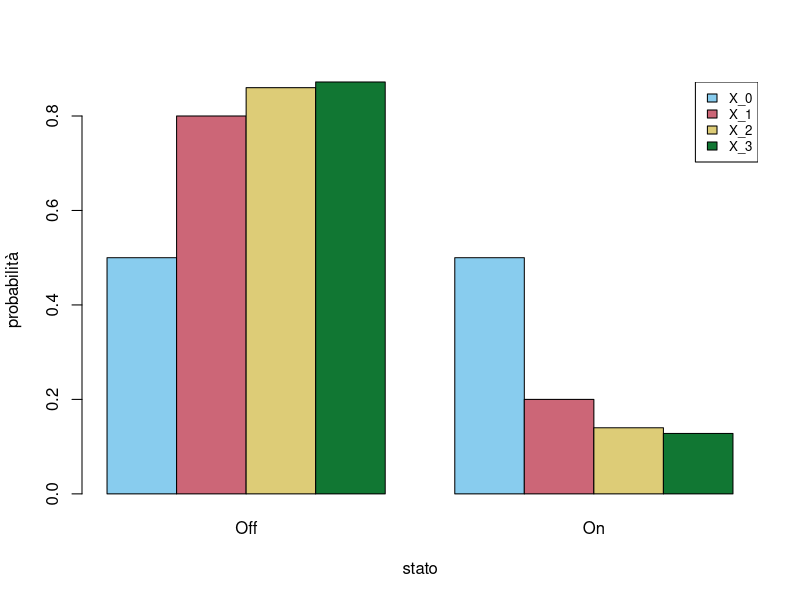
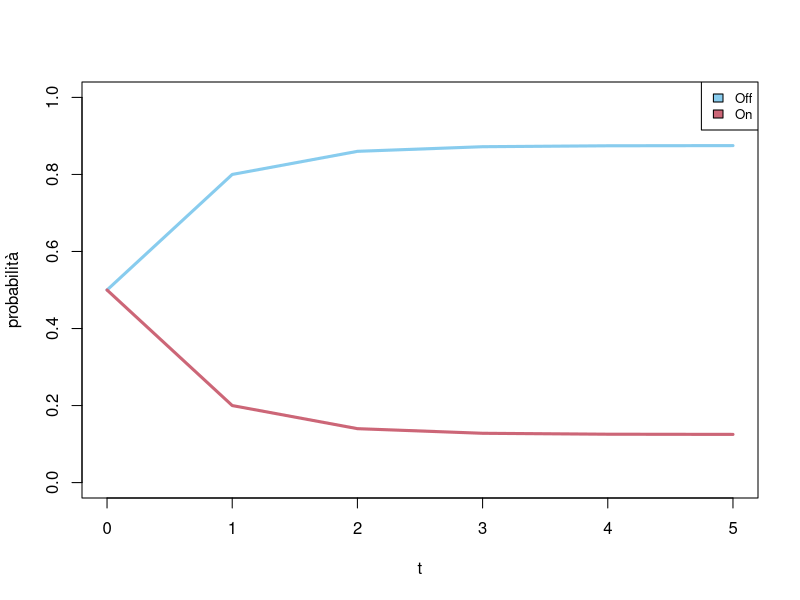
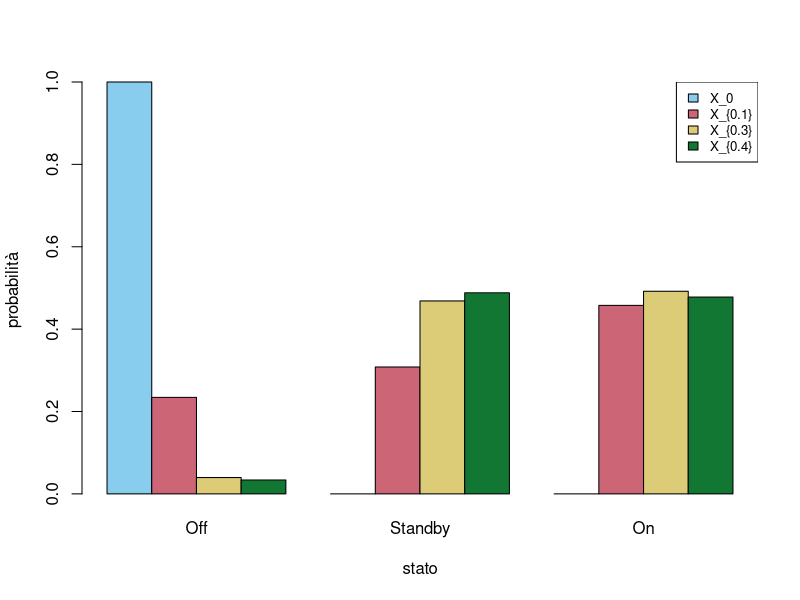
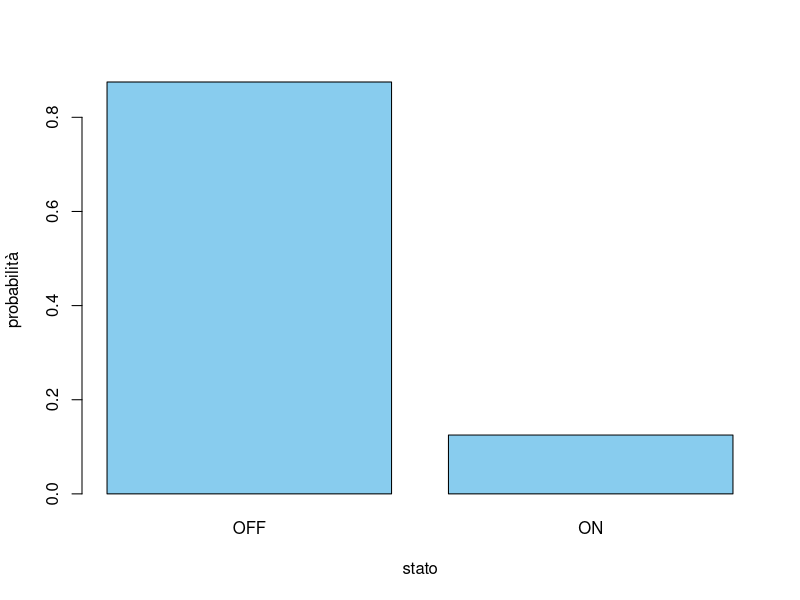
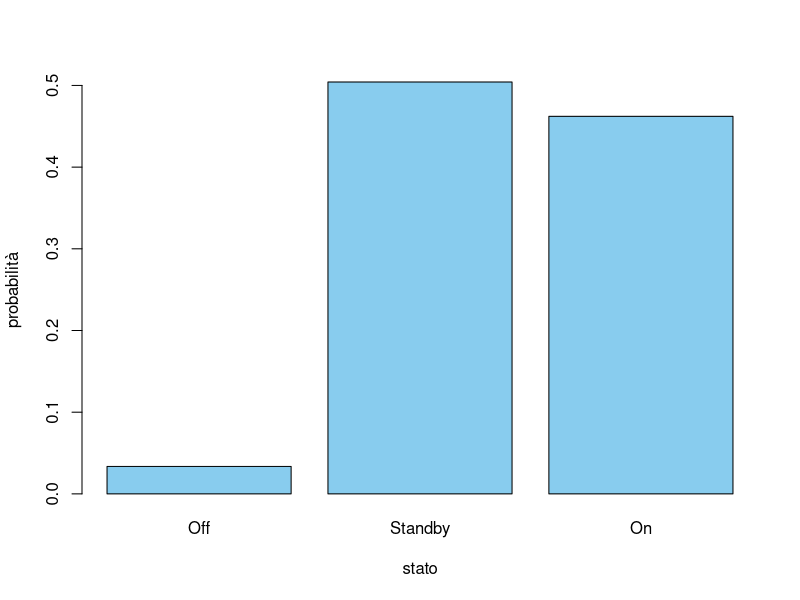

The R source for these figures, in order:
## ---- chunk 1

miei_colori  = c("#88CCEE", "#CC6677", "#DDCC77", "#117733", "#332288", "#AA4499", "#888888")

#Parametri globali
knitr::opts_chunk$set(dev = if (knitr::is_latex_output()) 'cairo_pdf' else 'svg', fig.width = 5, fig.align = 'center', tidy=FALSE)
if (knitr::is_latex_output()) options(width = 60)
## ---- chunk 2

# rappresentiamo lo stato iniziale  come un vettore riga

dens_0 <- matrix( c(1/2,1/2), nrow=1)

# definiamo la matrice di transizione

Q = matrix( c(0.9, 0.1, 0.7,0.3 ), nrow=2, byrow=TRUE)

# otteniamo le densità marginali tramite prodotto vettore*matrice

dens_1 = dens_0 %*% Q
dens_2 = dens_1 %*% Q
dens_3 = dens_2 %*% Q

# al solito per rappresentarle in un singolo grafico costruiamo una matrice a partire dalle densità (ciascuna densità è una riga)

dens_matrice <- rbind(dens_0, dens_1, dens_2, dens_3)

# Plottiamo il diagramma a barre

alternative = c("Off", "On")
colori = miei_colori[1:4]

barplot( dens_matrice, beside=TRUE, col=colori, names.arg=alternative, ylab="probabilità", xlab="stato")

# Aggiungiamo una legenda

legend('topright', fill=colori, legend=c("X_0", "X_1", "X_2", "X_3"), cex=0.8)

## ---- chunk 3


t = seq(0,5, by=1)

dens = dens_0
dens_matrice = dens_0

for(iter in 2:length(t)){
  dens = dens %*% Q
  dens_matrice = rbind( dens_matrice, dens)
}

plot( t, dens_matrice[,1], col=miei_colori[1], ylim=c(0,1), ylab='probabilità', type='l', lwd=3)
lines( t, dens_matrice[,2], col=miei_colori[2],type='l', lwd=3)



legend('topright', fill=colori, legend=c("Off",  "On"), cex=0.8)

## ---- chunk 4

# rappresentiamo lo stato iniziale  come un vettore riga

dens_0 <- matrix( c(1,0,0), nrow=1)

# definiamo la matrice delle intensità di salto

L = matrix( c(-15, 5, 10, 1, -4, 3, 0, 4, -4 ), nrow=3, byrow=TRUE)

# carichiamo la libreria Matrix

library("Matrix")

# otteniamo le densità marginali tramite prodotto vettore*matrice

dens_01 = dens_0 %*% expm(0.1*L)
# per calcolare la densità al tempo 0.3 possiamo ulteriormente moltiplicare la densità al tempo 0.1 per l'esponenziale exp(0.2 L)
dens_03 = dens_01 %*%  expm(0.2*L)
dens_04 = dens_03 %*%  expm(0.1*L)

# al solito per rappresentarle in un singolo grafico costruiamo una matrice a partire dalle densità (ciascuna densità è una riga). È necessario convertire in una matrice perché la libreria Matrix usa un altro oggetto per le matrici -- e il comando barplot non lo riconosce correttamente

dens_matrice <- as.matrix(rbind(dens_0, dens_01, dens_03, dens_04))

# Plottiamo il diagramma a barre

alternative = c("Off", "Standby", "On")
colori = miei_colori[1:4]

barplot( dens_matrice, beside=TRUE, col=colori, names.arg=alternative, ylab="probabilità", xlab="stato")

# Aggiungiamo una legenda

legend('topright', fill=colori, legend=c("X_0", "X_{0.1}", "X_{0.3}", "X_{0.4}"), cex=0.8)

## ---- chunk 5

Q = matrix( c(0.9, 0.1, 0.7,0.3 ), nrow=2, byrow=TRUE)

#calcoliamo autovalori e autovettori della matrice Q trasposta

sol = eigen(t(Q))

sol$values
sol$vectors

# siamo interessati all'autovettore di autovalore 1 che è il primo

pi_inv = sol$vectors[, 1]
pi_inv = pi_inv/sum(pi_inv)

# la distribuzione invariante è quindi

pi_inv

# rappresentiamola con un barplot

alternative = c("OFF", "ON")
colori = miei_colori[1]

barplot( pi_inv, col=colori, names.arg=alternative, ylab="probabilità", xlab="stato")

## ---- chunk 6
L = matrix( c(-15, 5, 10, 1, -4, 3, 0, 4, -4 ), nrow=3, byrow=TRUE)


sol = eigen(t(L))

sol$values
sol$vectors

# siamo interessati all'autovettore di autovalore 0, che è il terzo

pi_inv = sol$vectors[,3]
pi_inv = pi_inv/sum(pi_inv)

# la distribuzione invariante è quindi

pi_inv

# rappresentiamola con un barplot

alternative = c("Off", "Standby", "On")
colori = miei_colori[1]

barplot( pi_inv, col=colori, names.arg=alternative, ylab="probabilità", xlab="stato")
